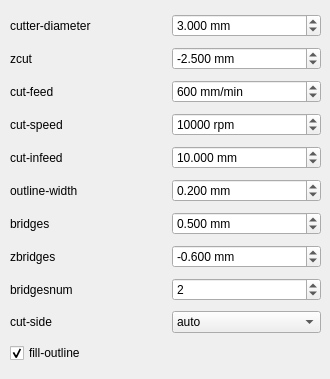
    <widget class="QWidget" name="outlineTab">
     <attribute name="title">
      <string>Outline</string>
     </attribute>
     <widget class="QWidget" name="formLayoutWidget_4">
      <property name="geometry">
       <rect>
        <x>10</x>
        <y>10</y>
        <width>311</width>
        <height>360</height>
       </rect>
      </property>
      <layout class="QGridLayout" name="outlineGridLayout">
       <property name="horizontalSpacing">
        <number>12</number>
       </property>
       <property name="verticalSpacing">
        <number>6</number>
       </property>
       <item row="6" column="1">
        <widget class="QDoubleSpinBox" name="bridgesDoubleSpinBox">
         <property name="toolTip">
          <string>&lt;html&gt;&lt;head/&gt;&lt;body&gt;&lt;p&gt;Add bridges with the given width to the outline cut.  --bridgesnum bridges will be created for each outline closed line. This option requires --optimise&lt;/p&gt;&lt;/body&gt;&lt;/html&gt;</string>
         </property>
         <property name="suffix">
          <string> mm</string>
         </property>
         <property name="decimals">
          <number>3</number>
         </property>
         <property name="maximum">
          <double>100.000000000000000</double>
         </property>
         <property name="singleStep">
          <double>0.050000000000000</double>
         </property>
         <property name="value">
          <double>0.500000000000000</double>
         </property>
        </widget>
       </item>
       <item row="7" column="1">
        <widget class="QDoubleSpinBox" name="zbridgesDoubleSpinBox">
         <property name="toolTip">
          <string>&lt;html&gt;&lt;head/&gt;&lt;body&gt;&lt;p&gt;Bridges height (Z-coordinates while engraving bridges). If you want full-height bridges set this to a value greater than 0&lt;/p&gt;&lt;/body&gt;&lt;/html&gt;</string>
         </property>
         <property name="suffix">
          <string> mm</string>
         </property>
         <property name="decimals">
          <number>3</number>
         </property>
         <property name="minimum">
          <double>-100.000000000000000</double>
         </property>
         <property name="maximum">
          <double>0.000000000000000</double>
         </property>
         <property name="singleStep">
          <double>0.050000000000000</double>
         </property>
         <property name="value">
          <double>-0.600000000000000</double>
         </property>
        </widget>
       </item>
       <item row="5" column="1">
        <widget class="QDoubleSpinBox" name="outlinewidthDoubleSpinBox">
         <property name="toolTip">
          <string>&lt;html&gt;&lt;head/&gt;&lt;body&gt;&lt;p&gt;Thickness of the lines that form the outline (if fill-outline is given)&lt;/p&gt;&lt;/body&gt;&lt;/html&gt;</string>
         </property>
         <property name="suffix">
          <string> mm</string>
         </property>
         <property name="decimals">
          <number>3</number>
         </property>
         <property name="maximum">
          <double>100.000000000000000</double>
         </property>
         <property name="singleStep">
          <double>0.050000000000000</double>
         </property>
         <property name="value">
          <double>0.200000000000000</double>
         </property>
        </widget>
       </item>
       <item row="4" column="0">
        <widget class="QLabel" name="cutinfeedLabel">
         <property name="toolTip">
          <string>&lt;html&gt;&lt;head/&gt;&lt;body&gt;&lt;p&gt;Maximum Z distance that is cut away in a single pass (if less then zcut's value, there will be more than one pass)&lt;/p&gt;&lt;/body&gt;&lt;/html&gt;</string>
         </property>
         <property name="text">
          <string>cut-infeed</string>
         </property>
        </widget>
       </item>
       <item row="4" column="1">
        <widget class="QDoubleSpinBox" name="cutinfeedDoubleSpinBox">
         <property name="toolTip">
          <string>&lt;html&gt;&lt;head/&gt;&lt;body&gt;&lt;p&gt;Maximum Z distance that is cut away in a single pass (if less then zcut's value, there will be more than one pass)&lt;/p&gt;&lt;/body&gt;&lt;/html&gt;</string>
         </property>
         <property name="suffix">
          <string> mm</string>
         </property>
         <property name="decimals">
          <number>3</number>
         </property>
         <property name="maximum">
          <double>100.000000000000000</double>
         </property>
         <property name="singleStep">
          <double>0.050000000000000</double>
         </property>
         <property name="value">
          <double>10.000000000000000</double>
         </property>
        </widget>
       </item>
       <item row="7" column="0">
        <widget class="QLabel" name="zbridgesLabel">
         <property name="toolTip">
          <string>&lt;html&gt;&lt;head/&gt;&lt;body&gt;&lt;p&gt;Bridges height (Z-coordinates while engraving bridges). If you want full-height bridges set this to a value greater than 0&lt;/p&gt;&lt;/body&gt;&lt;/html&gt;</string>
         </property>
         <property name="text">
          <string>zbridges</string>
         </property>
        </widget>
       </item>
       <item row="5" column="0">
        <widget class="QLabel" name="outlinewidthLabel">
         <property name="toolTip">
          <string>&lt;html&gt;&lt;head/&gt;&lt;body&gt;&lt;p&gt;Thickness of the lines that form the outline (if fill-outline is given)&lt;/p&gt;&lt;/body&gt;&lt;/html&gt;</string>
         </property>
         <property name="text">
          <string>outline-width</string>
         </property>
        </widget>
       </item>
       <item row="6" column="0">
        <widget class="QLabel" name="bridgesLabel">
         <property name="toolTip">
          <string>&lt;html&gt;&lt;head/&gt;&lt;body&gt;&lt;p&gt;Add bridges with the given width to the outline cut.  --bridgesnum bridges will be created for each outline closed line. This option requires --optimise&lt;/p&gt;&lt;/body&gt;&lt;/html&gt;</string>
         </property>
         <property name="text">
          <string>bridges</string>
         </property>
        </widget>
       </item>
       <item row="0" column="0">
        <widget class="QLabel" name="cutterdiameterLabel">
         <property name="toolTip">
          <string>&lt;html&gt;&lt;head/&gt;&lt;body&gt;&lt;p&gt;Amount by half of which the tool path is outset from the shape in the outline file&lt;/p&gt;&lt;/body&gt;&lt;/html&gt;</string>
         </property>
         <property name="text">
          <string>cutter-diameter</string>
         </property>
        </widget>
       </item>
       <item row="3" column="0">
        <widget class="QLabel" name="cutspeedLabel">
         <property name="toolTip">
          <string>&lt;html&gt;&lt;head/&gt;&lt;body&gt;&lt;p&gt;Spindle speed during outline cutting (rounds per minute)&lt;/p&gt;&lt;/body&gt;&lt;/html&gt;</string>
         </property>
         <property name="text">
          <string>cut-speed</string>
         </property>
        </widget>
       </item>
       <item row="2" column="0">
        <widget class="QLabel" name="cutfeedLabel">
         <property name="toolTip">
          <string>&lt;html&gt;&lt;head/&gt;&lt;body&gt;&lt;p&gt;Feed rate at which outline cutting takes place (horizontal speed)&lt;/p&gt;&lt;/body&gt;&lt;/html&gt;</string>
         </property>
         <property name="text">
          <string>cut-feed</string>
         </property>
        </widget>
       </item>
       <item row="0" column="1">
        <widget class="QDoubleSpinBox" name="cutterdiameterDoubleSpinBox">
         <property name="toolTip">
          <string>&lt;html&gt;&lt;head/&gt;&lt;body&gt;&lt;p&gt;Amount by half of which the tool path is outset from the shape in the outline file&lt;/p&gt;&lt;/body&gt;&lt;/html&gt;</string>
         </property>
         <property name="suffix">
          <string> mm</string>
         </property>
         <property name="decimals">
          <number>3</number>
         </property>
         <property name="maximum">
          <double>100.000000000000000</double>
         </property>
         <property name="singleStep">
          <double>0.100000000000000</double>
         </property>
         <property name="value">
          <double>3.000000000000000</double>
         </property>
        </widget>
       </item>
       <item row="1" column="1">
        <widget class="QDoubleSpinBox" name="zcutDoubleSpinBox">
         <property name="toolTip">
          <string>&lt;html&gt;&lt;head/&gt;&lt;body&gt;&lt;p&gt;Z-coordinate indicating where the outline cutting ends&lt;/p&gt;&lt;/body&gt;&lt;/html&gt;</string>
         </property>
         <property name="suffix">
          <string> mm</string>
         </property>
         <property name="decimals">
          <number>3</number>
         </property>
         <property name="minimum">
          <double>-1000.000000000000000</double>
         </property>
         <property name="maximum">
          <double>0.000000000000000</double>
         </property>
         <property name="singleStep">
          <double>0.050000000000000</double>
         </property>
         <property name="value">
          <double>-2.500000000000000</double>
         </property>
        </widget>
       </item>
       <item row="1" column="0">
        <widget class="QLabel" name="zcutLabel">
         <property name="toolTip">
          <string>&lt;html&gt;&lt;head/&gt;&lt;body&gt;&lt;p&gt;Z-coordinate indicating where the outline cutting ends&lt;/p&gt;&lt;/body&gt;&lt;/html&gt;</string>
         </property>
         <property name="text">
          <string>zcut</string>
         </property>
        </widget>
       </item>
       <item row="10" column="0">
        <widget class="QCheckBox" name="filloutlineCheckBox">
         <property name="toolTip">
          <string>&lt;html&gt;&lt;head/&gt;&lt;body&gt;&lt;p&gt;If fill-outline is given, it is assumed that the outline file contains not a polygon but a closed chain of lines. The board will be cut along the centres of these lines&lt;/p&gt;&lt;/body&gt;&lt;/html&gt;</string>
         </property>
         <property name="text">
          <string>fill-outline</string>
         </property>
         <property name="checked">
          <bool>true</bool>
         </property>
        </widget>
       </item>
       <item row="2" column="1">
        <widget class="QSpinBox" name="cutfeedSpinBox">
         <property name="toolTip">
          <string>&lt;html&gt;&lt;head/&gt;&lt;body&gt;&lt;p&gt;Feed rate at which outline cutting takes place (horizontal speed)&lt;/p&gt;&lt;/body&gt;&lt;/html&gt;</string>
         </property>
         <property name="suffix">
          <string> mm/min</string>
         </property>
         <property name="maximum">
          <number>10000</number>
         </property>
         <property name="singleStep">
          <number>10</number>
         </property>
         <property name="value">
          <number>600</number>
         </property>
        </widget>
       </item>
       <item row="3" column="1">
        <widget class="QSpinBox" name="cutspeedSpinBox">
         <property name="toolTip">
          <string>&lt;html&gt;&lt;head/&gt;&lt;body&gt;&lt;p&gt;Spindle speed during outline cutting (rounds per minute)&lt;/p&gt;&lt;/body&gt;&lt;/html&gt;</string>
         </property>
         <property name="suffix">
          <string> rpm</string>
         </property>
         <property name="maximum">
          <number>100000</number>
         </property>
         <property name="singleStep">
          <number>500</number>
         </property>
         <property name="value">
          <number>10000</number>
         </property>
        </widget>
       </item>
       <item row="8" column="0">
        <widget class="QLabel" name="bridgesnumLabel">
         <property name="toolTip">
          <string>&lt;html&gt;&lt;head/&gt;&lt;body&gt;&lt;p&gt;Sets the numer of bridges to be created (--bridgesnum bridges for each closed line)&lt;/p&gt;&lt;/body&gt;&lt;/html&gt;</string>
         </property>
         <property name="text">
          <string>bridgesnum</string>
         </property>
        </widget>
       </item>
       <item row="8" column="1">
        <widget class="QSpinBox" name="bridgesnumSpinBox">
         <property name="toolTip">
          <string>&lt;html&gt;&lt;head/&gt;&lt;body&gt;&lt;p&gt;Sets the numer of bridges to be created (--bridgesnum bridges for each closed line)&lt;/p&gt;&lt;/body&gt;&lt;/html&gt;</string>
         </property>
         <property name="minimum">
          <number>0</number>
         </property>
         <property name="maximum">
          <number>100</number>
         </property>
         <property name="value">
          <number>2</number>
         </property>
        </widget>
       </item>
       <item row="9" column="1">
        <widget class="QComboBox" name="cutsideComboBox">
         <property name="toolTip">
          <string>&lt;html&gt;&lt;head/&gt;&lt;body&gt;&lt;p&gt;choose the cut side. Valid choices are front, back or auto (default). In auto mode the cut side is automatically chosen (always front unless only the back side is specified)&lt;/p&gt;&lt;/body&gt;&lt;/html&gt;</string>
         </property>
         <item>
          <property name="text">
           <string>auto</string>
          </property>
         </item>
         <item>
          <property name="text">
           <string>front</string>
          </property>
         </item>
         <item>
          <property name="text">
           <string>back</string>
          </property>
         </item>
        </widget>
       </item>
       <item row="9" column="0">
        <widget class="QLabel" name="cutsideLabel">
         <property name="toolTip">
          <string>&lt;html&gt;&lt;head/&gt;&lt;body&gt;&lt;p&gt;choose the cut side. Valid choices are front, back or auto (default). In auto mode the cut side is automatically chosen (always front unless only the back side is specified)&lt;/p&gt;&lt;/body&gt;&lt;/html&gt;</string>
         </property>
         <property name="text">
          <string>cut-side</string>
         </property>
        </widget>
       </item>
      </layout>
     </widget>
    </widget>
